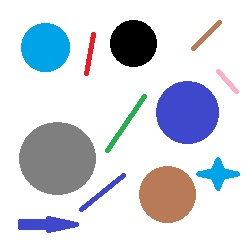
#> input picture ImageProcessing/Images/blob.jpg, 248 x 242 px, found by its file name
$ jupyter execute blobdetection.ipynb
#> lines starting #> are read from the running program, lines starting #| are printed output that depends on the picture
[cell 1]
# Standard imports
import cv2
import numpy as np
import matplotlib.pyplot as plt

# Read image
image = cv2.imread("images/blob.jpg")
#> image is the input picture: shape (242, 248, 3); mean B, G, R 223.4, 214.1, 209.9

# Setup SimpleBlobDetector parameters.
params = cv2.SimpleBlobDetector_Params()


detector = cv2.SimpleBlobDetector_create(params)


# Detect blobs.
keypoints = detector.detect(image)
#> keypoints = 5 keypoints; (x, y, size): (57, 158, 75.4), (187, 112, 63.9), (167, 194, 58), (45, 47, 50), (133, 43, 48.1)

# Draw detected blobs as red circles.
# cv2.DRAW_MATCHES_FLAGS_DRAW_RICH_KEYPOINTS ensures
# the size of the circle corresponds to the size of blob

result1 = cv2.drawKeypoints(image, keypoints, np.array([]), (0,0,255))
result2 = cv2.drawKeypoints(image, keypoints, np.array([]), (0,0,255), cv2.DRAW_MATCHES_FLAGS_DRAW_RICH_KEYPOINTS)
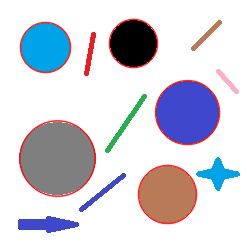
#> result2: shape (242, 248, 3); mean B, G, R 219.1, 209.9, 210.7


plt.figure(figsize=[15,15])
plt.subplot(131);plt.imshow(image[...,::-1]);plt.title("image");
plt.subplot(132);plt.imshow(result1[...,::-1]);plt.title("result1");
plt.subplot(133);plt.imshow(result2[...,::-1]);plt.title("result1");
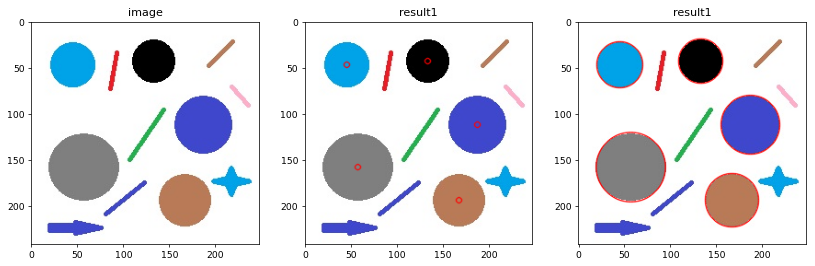
#> figure drawn by matplotlib, 3 panels

[cell 2]
# Standard imports
import cv2
import numpy as np
import matplotlib.pyplot as plt

# Read image
image = cv2.imread("images/blob_size.jpg")
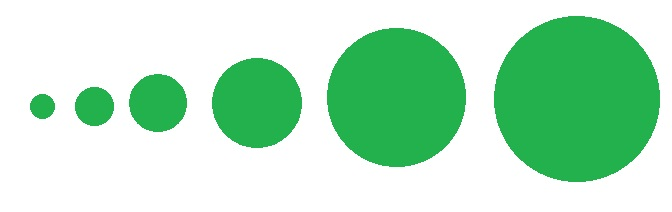
#> input picture ImageProcessing/Images/blob_size.jpg, 672 x 212 px, found by its file name
#> image is the input picture: shape (212, 672, 3); mean B, G, R 195.6, 228.7, 181.5

# Setup SimpleBlobDetector parameters.
params = cv2.SimpleBlobDetector_Params()

# Filter by Area.
params.filterByArea = True
params.minArea = 5000
params.maxArea = 20000


detector = cv2.SimpleBlobDetector_create(params)


# Detect blobs.
keypoints = detector.detect(image)
#> keypoints = 2 keypoints; (x, y, size): (396, 97, 140), (257, 103, 90.8)

# Draw detected blobs as red circles.
# cv2.DRAW_MATCHES_FLAGS_DRAW_RICH_KEYPOINTS ensures
# the size of the circle corresponds to the size of blob

result = cv2.drawKeypoints(image, keypoints, np.array([]), (0,0,255), cv2.DRAW_MATCHES_FLAGS_DRAW_RICH_KEYPOINTS)

plt.figure(figsize=[14,8])
plt.imshow(result[...,::-1])
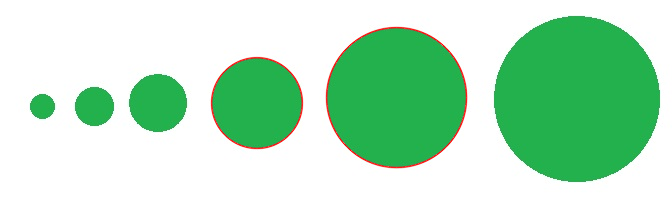
#> shown: shape (212, 672, 3); mean R, G, B 181.9, 227.2, 194.2
